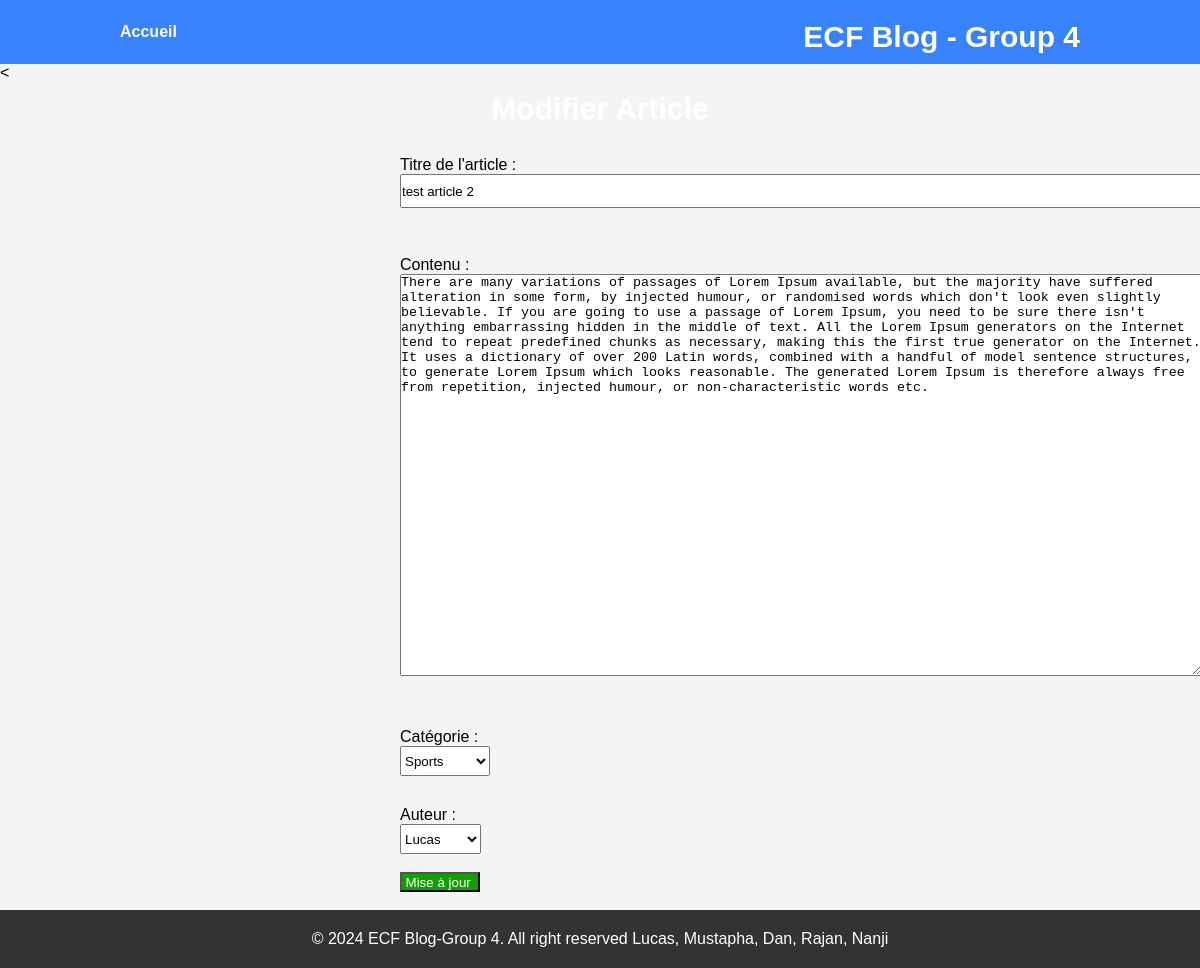
Screenshot of /admin/edit.php?id=11 with the database file from the repository.
### tables this page shows
CREATE TABLE `articles` (
  `Id_article` int(11) NOT NULL,
  `Titre` varchar(255) NOT NULL,
  `Contenu` text NOT NULL,
  `id_user` int(3) NOT NULL,
  `Date` datetime DEFAULT current_timestamp(),
  `id_categories` int(11) DEFAULT NULL
);

### admin/edit.php (the view, shortened to what this page needs)
<?php
include "../include/header.php";
$titre = '';
$article = '';
if (isset($_GET['id'])) {
    $postId = $_GET['id'];
    try {
        $stmt = $conn->prepare("SELECT * FROM articles WHERE Id_article = ?");
        $stmt->execute([$postId]);
        $post = $stmt->fetch(PDO::FETCH_ASSOC);
        $titre = $post['Titre'];
        $categorie = $post['id_categories'];
        $article = $post['Contenu'];
        $id_user = $post['id_user'];
    } catch (PDOException $e) {
        die("Error: " . $e->getMessage());
    }
}
try {
    $categories = $conn->query("SELECT Id_categorie, nomCategorie FROM categories")->fetchAll(PDO::FETCH_ASSOC);
    $users = $conn->query("SELECT id, name FROM user")->fetchAll(PDO::FETCH_ASSOC);
} catch (PDOException $e) {
    die("Error: " . $e->getMessage());
}
?>
<!DOCTYPE html>
<html lang="fr">
<head>
    <link rel="stylesheet" href="../css/style_newarticle.css">
</head>
<body>
    <<h1>Modifier Article</article>
    </h1>
    <form action="edit.php" method="post">
        <label for="titre">Titre de l'article :</label>
        <input type="text" id="titre" name="titre" value="<?php echo htmlspecialchars($titre); ?>" required><br><br>
        <label for="article">Contenu :</label>
        <textarea id="article" name="article" required><?php echo htmlspecialchars($article); ?></textarea><br><br>
        <label for="categorie">Catégorie :</label>
        <select id="categorie" name="categorie" required>
            <?php
            if (isset($categories)) {
                foreach ($categories as $row) {
                    $selected = ($row['Id_categorie'] == $categorie) ? 'selected' : '';
                    echo '<option value="' . $row['Id_categorie'] . '" ' . $selected . '>' . $row['nomCategorie'] . '</option>';
                }
            }
            ?>
        </select><br>
        <label for="user">Auteur :</label>
        <select id="user" name="user" required>
            <?php
            if (isset($users)) {
                foreach ($users as $row) {
                    $selected = ($row['id'] == $id_user) ? 'selected' : '';
                    echo '<option value="' . $row['id'] . '" ' . $selected . '>' . $row['name'] . '</option>';
                }
            }
            ?>
        </select><br><br>
        <input type="submit" class="envoyer" value="Mise à jour ">
        <br><br>
    </form>
</body>
</html>
<?php
include "../include/footer.php";
?>

### css/header.css (style rules this page uses)
body { font-family: Arial, sans-serif; margin: 0; padding: 0; background-color: #f4f4f4; }
h1 { margin: 0; font-size: 24px; color: white; }

### css/style_newarticle.css (style rules this page uses)
* { margin: 0; padding: 0; }
h1 { margin-top: 10px; text-align: center; font-size:30px; font-weight:600; }
form { margin-left: 400px; }
label { display: block; margin-top: 30px; }
#titre { display: inline-block; width: 800px; height: 30px; }
#article { display: inline-block; width: 800px; height: 400px; overflow-y: scroll; scrollbar-width: thin; }
select { height: 30px; }
.envoyer { width: 80px; height: 20px; background-color: rgb(17, 159, 4); color: white; }

### rows the page displays
articles: titre "test article 2", article "There are many variations of passages of Lorem Ipsum available, but the majority have suffered alteration in some form, by injected humour, or randomised words which don't look even slightly believable. If you are going to use a passage of Lorem Ipsum, you need to be sure there isn't anything embarrassing hidden in the middle of text. All the Lorem Ipsum generators on the Internet tend to repeat predefined chunks as necessary, making this the first true generator on the Internet. It uses a dictionary of over 200 Latin words, combined with a handful of model sentence structures, to generate Lorem Ipsum which looks reasonable. The generated Lorem Ipsum is therefore always free from…"

### other values shown
form field categorie "Sports"
form field user "Lucas"
